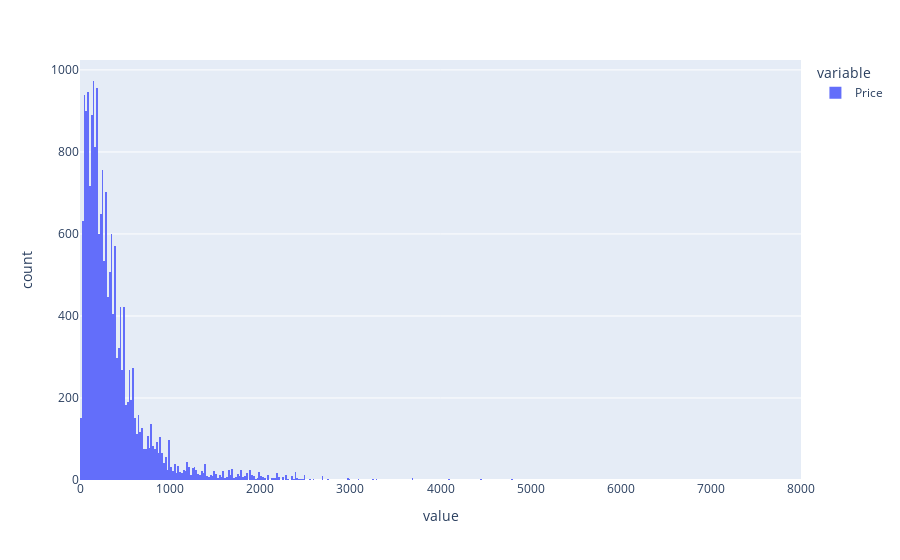

Write notebook code for a chart like this one.
### Code cell
histogram(data_frame = dataset.Price).show()

### Figure 1 — Plotly figure (JSON) as saved in the notebook; plotly's stock layout.template omitted (floating-point values rounded to 4 significant figures; data arrays with more than 128 entries replaced by an {"elided": "..."} marker saying what was removed)
{"data": [{"alignmentgroup": "True", "bingroup": "x", "hovertemplate": "variable=Price<br>value=%{x}<br>count=%{y}<extra></extra>", "legendgroup": "Price", "marker": {"color": "#636efa", "pattern": {"shape": ""}}, "name": "Price", "offsetgroup": "Price", "orientation": "v", "showlegend": true, "type": "histogram", "x": {"elided": "19458 float values"}, "xaxis": "x", "yaxis": "y"}], "layout": {"barmode": "relative", "legend": {"title": {"text": "variable"}, "tracegroupgap": 0}, "margin": {"t": 60}, "xaxis": {"anchor": "y", "domain": [0, 1], "title": {"text": "value"}}, "yaxis": {"anchor": "x", "domain": [0, 1], "title": {"text": "count"}}}}
